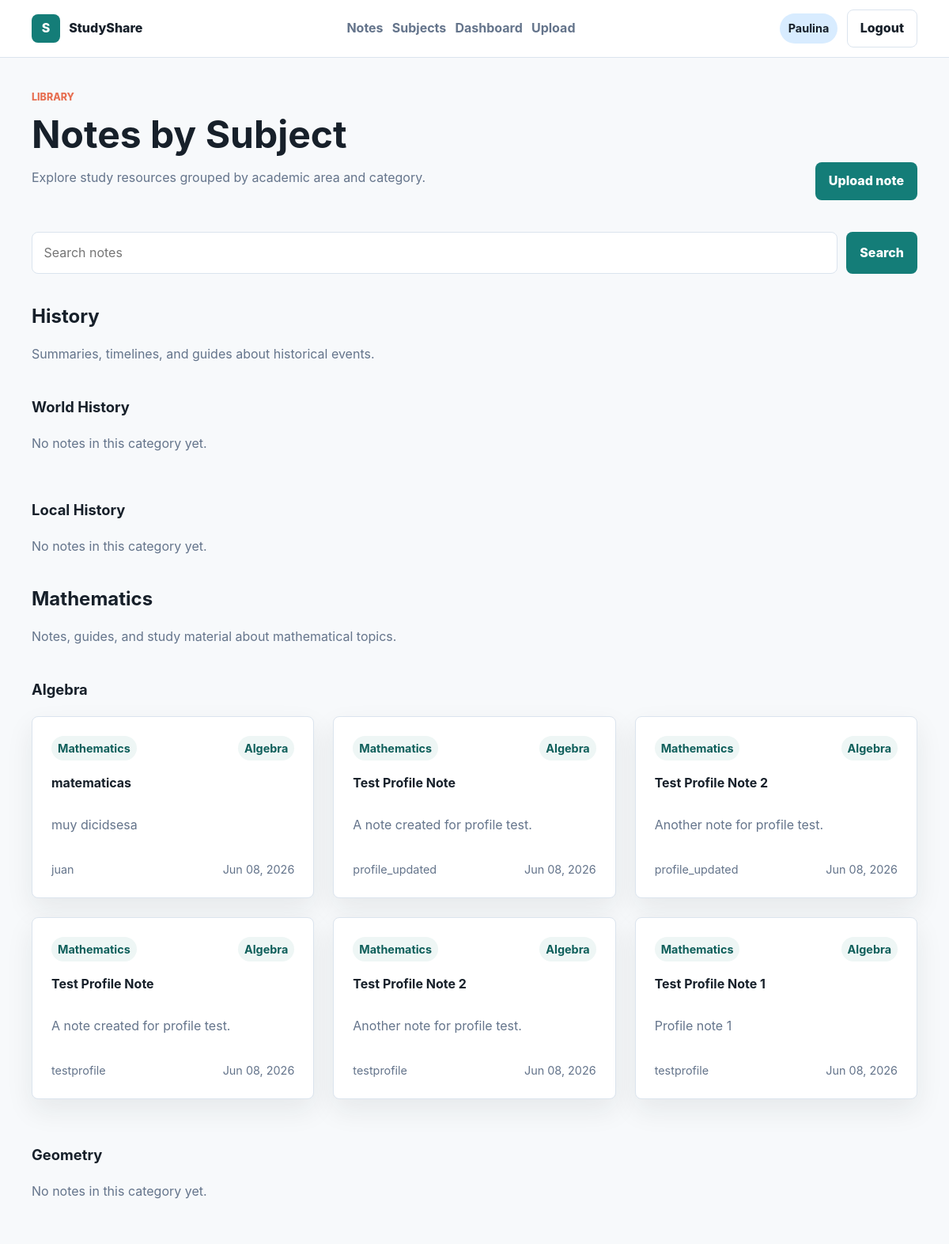
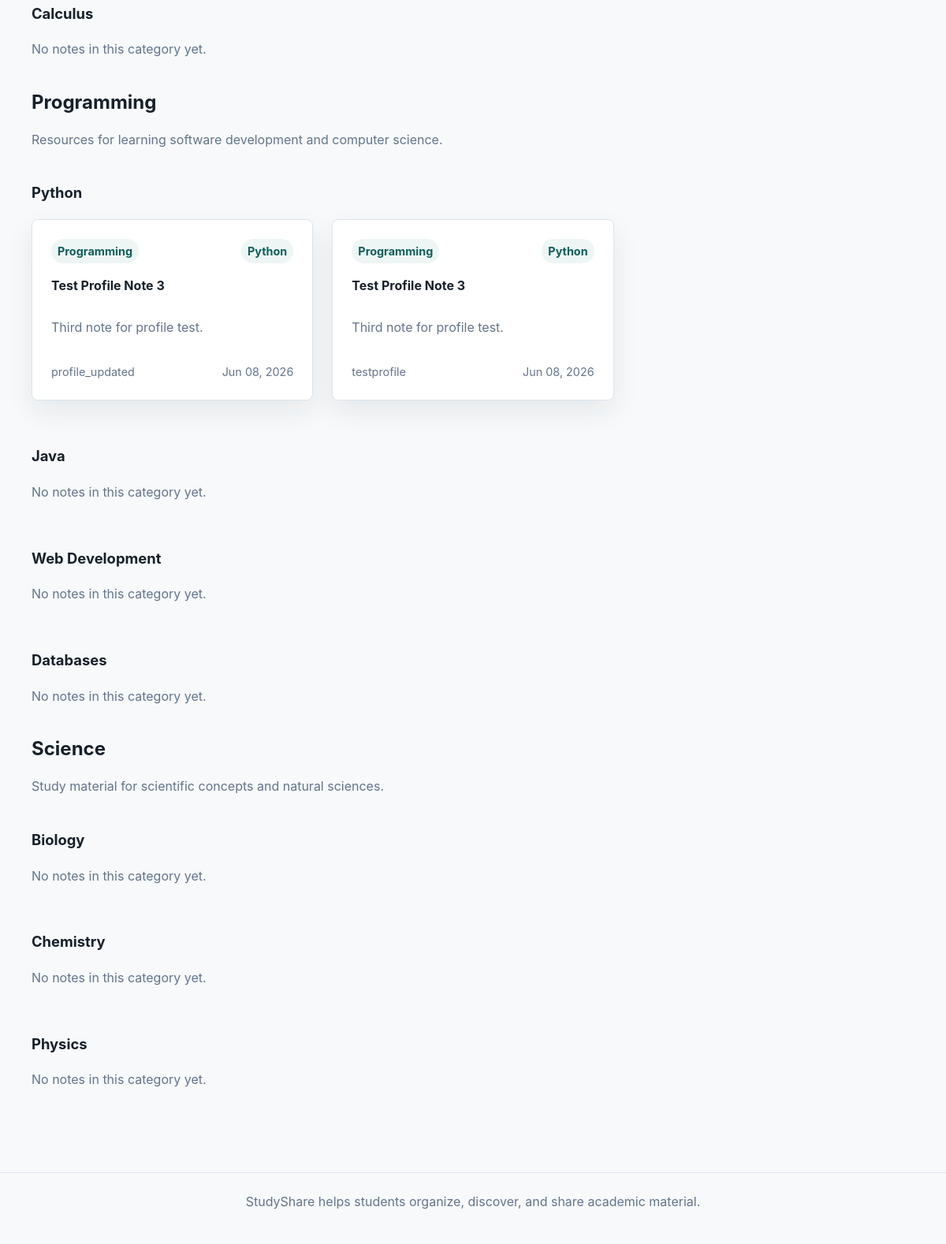
The app's page /notes (signed in) with its own data (2 pictures, top to bottom).
### app/models/user.py (models this page shows, shortened)
class User(db.Model, UserMixin):
    __tablename__ = "users"
    id = db.Column(db.Integer, primary_key=True)
    username = db.Column(
        db.String(50),
        unique=True,
        nullable=False
    )
    email = db.Column(
        db.String(120),
        unique=True,
        nullable=False
    )
    password = db.Column(
        db.String(255),
        nullable=False
    )
    created_at = db.Column(
        db.DateTime,
        server_default=db.func.now()
    )
    notes = db.relationship(
        "Note",
        backref="author",
        lazy=True
    )

### app/models/subject.py (models this page shows, shortened)
class Subject(db.Model):
    __tablename__ = "subjects"
    id = db.Column(db.Integer, primary_key=True)
    name = db.Column(
        db.String(100),
        unique=True,
        nullable=False
    )
    description = db.Column(
        db.Text,
        nullable=False
    )
    categories = db.relationship(
        "Category",
        backref="subject",
        lazy=True,
        cascade="all, delete-orphan"
    )
    notes = db.relationship(
        "Note",
        backref="subject",
        lazy=True
    )

### app/models/category.py (models this page shows, shortened)
class Category(db.Model):
    __tablename__ = "categories"
    id = db.Column(db.Integer, primary_key=True)
    name = db.Column(
        db.String(100),
        nullable=False
    )
    description = db.Column(
        db.Text,
        nullable=False
    )
    subject_id = db.Column(
        db.Integer,
        db.ForeignKey("subjects.id"),
        nullable=False
    )
    notes = db.relationship(
        "Note",
        backref="category",
        lazy=True
    )
    __table_args__ = (
        db.UniqueConstraint(
            "name",
            "subject_id",
            name="uq_category_name_subject"
        ),
    )

### app/models/note.py (models this page shows, shortened)
class Note(db.Model):
    __tablename__ = "notes"
    id = db.Column(db.Integer, primary_key=True)
    title = db.Column(
        db.String(150),
        nullable=False
    )
    description = db.Column(
        db.Text,
        nullable=False
    )
    file_url = db.Column(
        db.String(255),
        nullable=False
    )
    user_id = db.Column(
        db.Integer,
        db.ForeignKey("users.id"),
        nullable=False
    )
    subject_id = db.Column(
        db.Integer,
        db.ForeignKey("subjects.id"),
        nullable=False
    )
    category_id = db.Column(
        db.Integer,
        db.ForeignKey("categories.id"),
        nullable=False
    )
    created_at = db.Column(
        db.DateTime,
        server_default=db.func.now()
    )

### app/routes/notes.py (the view)
@notes.route("/notes")
def list_notes():
    subjects = Subject.query.order_by(Subject.name.asc()).all()
    return render_template(
        "notes.html",
        subjects=subjects
    )

### app/models/user.py (called while the page is built)
@login_manager.user_loader
def load_user(user_id):
    return User.query.get(int(user_id))

### app/templates/notes.html (shortened to what this page needs)
{% extends "base.html" %}
{% block content %}
    <section class="page-heading">
        <div>
            <p class="eyebrow">Library</p>
            <h1>Notes by Subject</h1>
            <p class="muted">Explore study resources grouped by academic area and category.</p>
        </div>
        <a class="button button-primary" href="{{ url_for('notes.upload_note') }}">Upload note</a>
    </section>
    <form class="search-bar" method="GET" action="{{ url_for('notes.search') }}">
        <input type="search" name="q" placeholder="Search notes" required>
        <button class="button button-primary" type="submit">Search</button>
    </form>
    {% if subjects %}
        {% for subject in subjects %}
            <section class="subject-band">
                <div class="section-title">
                    <h2>
                        <a href="{{ url_for('subjects.subject_detail', subject_id=subject.id) }}">
                            {{ subject.name }}
                        </a>
                    </h2>
                    <p>{{ subject.description }}</p>
                </div>
                {% for category in subject.categories %}
                    <div class="category-block">
                        <h3>
                            <a href="{{ url_for('subjects.category_detail', category_id=category.id) }}">
                                {{ category.name }}
                            </a>
                        </h3>
                        {% if category.notes %}
                            <div class="grid grid-3">
                                {% for note in category.notes %}
                                    <article class="note-card">
                                        <div class="card-meta">
                                            <span>{{ subject.name }}</span>
                                            <span>{{ category.name }}</span>
                                        </div>
                                        <h4>
                                            <a href="{{ url_for('notes.note_detail', note_id=note.id) }}">
                                                {{ note.title }}
                                            </a>
                                        </h4>
                                        <p>{{ note.description }}</p>
                                        <div class="card-footer">
                                            <span>{{ note.author.username }}</span>
                                            <span>{{ note.created_at.strftime('%b %d, %Y') if note.created_at else 'Recently' }}</span>
                                        </div>
                                    </article>
                                {% endfor %}
                            </div>
                        {% else %}
                            <p class="muted">No notes in this category yet.</p>
                        {% endif %}
                    </div>
                {% endfor %}
            </section>
        {% endfor %}
    {% else %}
        <div class="empty-state">
            <h2>No subjects yet</h2>
            <p>Subjects will appear here when they are available.</p>
        </div>
    {% endif %}
{% endblock %}

### app/templates/base.html (shortened to what this page needs)
<!DOCTYPE html>
<html lang="en">
<head>
    <link rel="stylesheet" href="{{ url_for('static', filename='css/main.css') }}">
</head>
<body>
    <header class="site-header">
        <nav class="navbar">
            <a class="brand" href="{{ url_for('home') }}">
                <span class="brand-mark">S</span>
                <span>StudyShare</span>
            </a>
            <div class="nav-links">
                <a href="{{ url_for('notes.list_notes') }}">Notes</a>
                <a href="{{ url_for('subjects.list_subjects') }}">Subjects</a>
                {% if current_user.is_authenticated %}
                    <a href="{{ url_for('auth.dashboard') }}">Dashboard</a>
                    <a href="{{ url_for('notes.upload_note') }}">Upload</a>
                {% endif %}
            </div>
            <div class="user-actions">
                {% if current_user.is_authenticated %}
                    <a href="{{ url_for('profile.profile_view') }}" class="user-chip">{{ current_user.username }}</a>
                    <a class="button button-secondary" href="{{ url_for('auth.logout') }}">Logout</a>
                {% else %}
                    <a class="button button-secondary" href="{{ url_for('auth.login') }}">Login</a>
                    <a class="button button-primary" href="{{ url_for('auth.register') }}">Register</a>
                {% endif %}
            </div>
        </nav>
    </header>
    <main class="page-shell">
        {% block content %}{% endblock %}
    </main>
    <footer class="site-footer">
        <p>StudyShare helps students organize, discover, and share academic material.</p>
    </footer>
</body>
</html>

### app/static/css/main.css (style rules this page uses)
:root { --color-bg: #f7f9fb; --color-surface: #ffffff; --color-ink: #17202a; --color-muted: #64748b; --color-border: #dbe4ee; --color-primary: #147d78; --color-primary-dark: #0f5f5b; --color-coral: #e76f51; --color-amber: #f2b84b; --color-sky: #d8ecff; --shadow-soft: 0 14px 34px rgba(23, 32, 42, 0.08); --radius: 8px; --space-xs: 0.35rem; --space-sm: 0.7rem; --space-md: 1rem; --space-lg: 1.5rem; --space-xl: 2.5rem; --space-2xl: 4rem; --font-body: Inter, ui-sans-serif, system-ui, -apple-system, BlinkMacSystemFont, "Segoe UI", sans-serif; }
* { box-sizing: border-box; }
body { margin: 0; min-height: 100vh; background: var(--color-bg); color: var(--color-ink); font-family: var(--font-body); line-height: 1.6; }
a { color: inherit; text-decoration: none; }
h1, h2, h3, h4, p { margin-top: 0; }
h1 { font-size: clamp(2rem, 4vw, 3.4rem); line-height: 1.05; margin-bottom: var(--space-md); }
h2 { font-size: 1.5rem; line-height: 1.2; }
h3 { font-size: 1.15rem; }
input, textarea, select, button { font: inherit; }
.site-header { position: sticky; top: 0; z-index: 20; background: rgba(255, 255, 255, 0.92); border-bottom: 1px solid var(--color-border); backdrop-filter: blur(14px); }
.navbar { width: min(1120px, calc(100% - 32px)); margin: 0 auto; min-height: 72px; display: flex; align-items: center; justify-content: space-between; gap: var(--space-lg); }
.brand, .nav-links, .user-actions, .heading-actions, .hero-actions, .form-actions { display: flex; align-items: center; gap: var(--space-sm); }
.brand { font-weight: 800; color: var(--color-ink); }
.brand-mark { width: 36px; height: 36px; display: inline-grid; place-items: center; border-radius: var(--radius); background: var(--color-primary); color: white; }
.nav-links a { color: var(--color-muted); font-weight: 650; }
.user-chip { padding: 0.45rem 0.7rem; border-radius: 999px; background: var(--color-sky); color: var(--color-ink); font-size: 0.9rem; font-weight: 700; }
.page-shell { width: min(1120px, calc(100% - 32px)); margin: 0 auto; padding: var(--space-xl) 0 var(--space-2xl); }
.site-footer { border-top: 1px solid var(--color-border); padding: var(--space-lg); text-align: center; color: var(--color-muted); }
.eyebrow, .card-kicker { color: var(--color-coral); font-size: 0.78rem; font-weight: 800; letter-spacing: 0; text-transform: uppercase; }
.muted { color: var(--color-muted); }
.button { min-height: 42px; display: inline-flex; align-items: center; justify-content: center; border: 1px solid transparent; border-radius: var(--radius); padding: 0.65rem 1rem; font-weight: 800; cursor: pointer; }
.button-primary { background: var(--color-primary); color: white; }
.button-secondary { background: var(--color-surface); border-color: var(--color-border); color: var(--color-ink); }
.page-heading { display: flex; align-items: flex-end; justify-content: space-between; gap: var(--space-lg); margin-bottom: var(--space-xl); }
.section-title { margin-bottom: var(--space-lg); }
.section-title p { color: var(--color-muted); }
.grid { display: grid; gap: var(--space-lg); }
.grid-3 { grid-template-columns: repeat(3, minmax(0, 1fr)); }
.card, .note-card, .subject-card, .stat-card, .auth-panel, .form-card, .detail-sidebar, .empty-state { background: var(--color-surface); border: 1px solid var(--color-border); border-radius: var(--radius); box-shadow: var(--shadow-soft); }
.card, .note-card, .subject-card, .empty-state { padding: var(--space-lg); }
.note-card, .subject-card { display: flex; min-height: 230px; flex-direction: column; justify-content: space-between; }
.note-card h2, .note-card h3, .note-card h4, .subject-card h2 { margin-bottom: var(--space-sm); }
.note-card p, .subject-card p, .card p { color: var(--color-muted); }
.card-meta, .card-footer, .card-actions { display: flex; align-items: center; justify-content: space-between; gap: var(--space-sm); color: var(--color-muted); font-size: 0.9rem; }
.card-meta span { padding: 0.25rem 0.5rem; border-radius: 999px; background: #eef6f5; color: var(--color-primary-dark); font-weight: 700; }
.search-bar { display: flex; gap: var(--space-sm); margin-bottom: var(--space-xl); }
.search-bar input { flex: 1; }
input, textarea, select { width: 100%; border: 1px solid var(--color-border); border-radius: var(--radius); background: white; color: var(--color-ink); padding: 0.78rem 0.9rem; }
.subject-band, .category-block { margin-bottom: var(--space-xl); }
.category-block { padding-top: var(--space-md); }

### records on screen
User: username "Paulina"
Subject: name "History", description "Summaries, timelines, and guides about historical events."
Category: name "World History", shows "No notes in this category yet."
Category: name "Local History", shows "No notes in this category yet."
Subject: name "Mathematics", description "Notes, guides, and study material about mathematical topics."
Category: name "Algebra"
Note: title "matematicas", description "muy dicidsesa", author.username "juan", created_at "Jun 08, 2026"
Note: title "Test Profile Note", description "A note created for profile test.", author.username "profile_updated", created_at "Jun 08, 2026"
Note: title "Test Profile Note 2", description "Another note for profile test.", author.username "profile_updated", created_at "Jun 08, 2026"
Note: title "Test Profile Note", description "A note created for profile test.", author.username "testprofile", created_at "Jun 08, 2026"
Note: title "Test Profile Note 2", description "Another note for profile test.", author.username "testprofile", created_at "Jun 08, 2026"
Note: title "Test Profile Note 1", description "Profile note 1", author.username "testprofile", created_at "Jun 08, 2026"
Category: name "Geometry", shows "No notes in this category yet."
Category: name "Calculus", shows "No notes in this category yet."
Subject: name "Programming", description "Resources for learning software development and computer science."
Category: name "Python"
Note: title "Test Profile Note 3", description "Third note for profile test.", author.username "profile_updated", created_at "Jun 08, 2026"
Note: title "Test Profile Note 3", description "Third note for profile test.", author.username "testprofile", created_at "Jun 08, 2026"
Category: name "Java", shows "No notes in this category yet."
Category: name "Web Development", shows "No notes in this category yet."
Category: name "Databases", shows "No notes in this category yet."
Subject: name "Science", description "Study material for scientific concepts and natural sciences."
Category: name "Biology", shows "No notes in this category yet."
Category: name "Chemistry", shows "No notes in this category yet."
Category: name "Physics", shows "No notes in this category yet."
